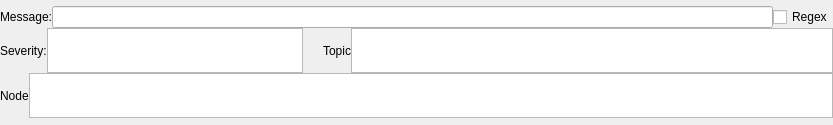
<?xml version="1.0" encoding="UTF-8"?>
<ui version="4.0">
 <class>Form</class>
 <widget class="QWidget" name="Form">
  <property name="geometry">
   <rect>
    <x>0</x>
    <y>0</y>
    <width>833</width>
    <height>125</height>
   </rect>
  </property>
  <property name="windowTitle">
   <string>Form</string>
  </property>
  <layout class="QVBoxLayout" name="verticalLayout">
   <property name="margin">
    <number>0</number>
   </property>
   <item>
    <layout class="QVBoxLayout" name="verticalLayout_2" stretch="0,0,0">
     <property name="spacing">
      <number>0</number>
     </property>
     <item>
      <layout class="QHBoxLayout" name="horizontalLayout_3" stretch="0,1,0">
       <property name="spacing">
        <number>0</number>
       </property>
       <item>
        <widget class="QLabel" name="label">
         <property name="text">
          <string>Message:</string>
         </property>
        </widget>
       </item>
       <item>
        <widget class="QLineEdit" name="text_edit">
         <property name="toolTip">
          <string>Enter a Filter string</string>
         </property>
        </widget>
       </item>
       <item>
        <widget class="QCheckBox" name="regex_check_box">
         <property name="toolTip">
          <string>Toggle Regular Expressions</string>
         </property>
         <property name="text">
          <string>Regex</string>
         </property>
        </widget>
       </item>
      </layout>
     </item>
     <item>
      <layout class="QHBoxLayout" name="horizontalLayout_2" stretch="0,0,0,0,1">
       <property name="spacing">
        <number>0</number>
       </property>
       <item>
        <widget class="QLabel" name="label_2">
         <property name="text">
          <string>Severity:</string>
         </property>
        </widget>
       </item>
       <item>
        <widget class="QListWidget" name="severity_list">
         <property name="maximumSize">
          <size>
           <width>16777215</width>
           <height>45</height>
          </size>
         </property>
         <property name="toolTip">
          <string>Click a Severity to select it</string>
         </property>
         <property name="editTriggers">
          <set>QAbstractItemView::NoEditTriggers</set>
         </property>
         <property name="alternatingRowColors">
          <bool>true</bool>
         </property>
         <property name="selectionMode">
          <enum>QAbstractItemView::MultiSelection</enum>
         </property>
         <property name="flow">
          <enum>QListView::LeftToRight</enum>
         </property>
         <property name="spacing">
          <number>1</number>
         </property>
        </widget>
       </item>
       <item>
        <layout class="QHBoxLayout" name="horizontalLayout">
         <property name="leftMargin">
          <number>20</number>
         </property>
        </layout>
       </item>
       <item>
        <widget class="QLabel" name="label_3">
         <property name="text">
          <string>Topic</string>
         </property>
        </widget>
       </item>
       <item>
        <widget class="QListWidget" name="topic_list">
         <property name="maximumSize">
          <size>
           <width>16777215</width>
           <height>45</height>
          </size>
         </property>
         <property name="toolTip">
          <string>Click a Topic to select it</string>
         </property>
         <property name="editTriggers">
          <set>QAbstractItemView::NoEditTriggers</set>
         </property>
         <property name="alternatingRowColors">
          <bool>true</bool>
         </property>
         <property name="selectionMode">
          <enum>QAbstractItemView::MultiSelection</enum>
         </property>
         <property name="flow">
          <enum>QListView::LeftToRight</enum>
         </property>
         <property name="spacing">
          <number>1</number>
         </property>
        </widget>
       </item>
      </layout>
     </item>
     <item>
      <layout class="QHBoxLayout" name="horizontalLayout_1">
       <property name="spacing">
        <number>0</number>
       </property>
       <item>
        <widget class="QLabel" name="label_4">
         <property name="text">
          <string>Node</string>
         </property>
        </widget>
       </item>
       <item>
        <widget class="QListWidget" name="node_list">
         <property name="maximumSize">
          <size>
           <width>16777215</width>
           <height>45</height>
          </size>
         </property>
         <property name="toolTip">
          <string>Click a Node to select it</string>
         </property>
         <property name="editTriggers">
          <set>QAbstractItemView::NoEditTriggers</set>
         </property>
         <property name="alternatingRowColors">
          <bool>true</bool>
         </property>
         <property name="selectionMode">
          <enum>QAbstractItemView::MultiSelection</enum>
         </property>
         <property name="flow">
          <enum>QListView::LeftToRight</enum>
         </property>
         <property name="spacing">
          <number>1</number>
         </property>
        </widget>
       </item>
      </layout>
     </item>
    </layout>
   </item>
  </layout>
 </widget>
 <resources/>
 <connections/>
</ui>
